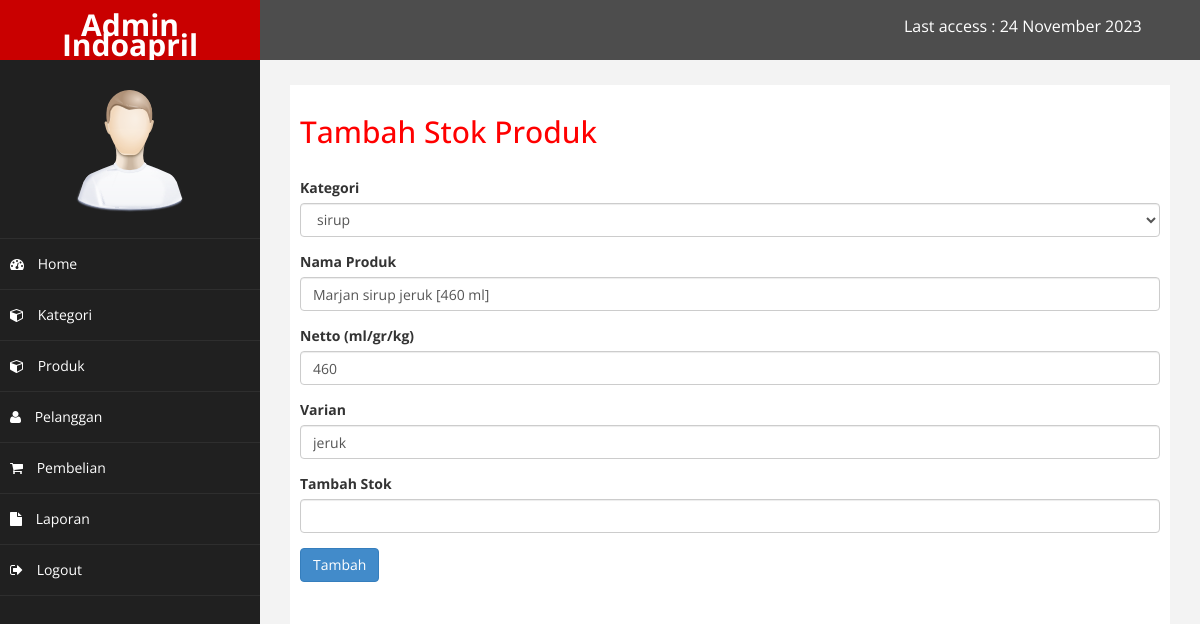
Page /admin/index.php?halaman=tambah_stok&id=10 (signed in) on the committed database.
### tables this page shows
CREATE TABLE IF NOT EXISTS `produk` (
  `id_produk` int(11) NOT NULL AUTO_INCREMENT,
  `nama_produk` varchar(100) DEFAULT NULL,
  `harga_produk` int(11) DEFAULT NULL,
  `netto_produk` int(11) DEFAULT NULL,
  `varian` varchar(50) DEFAULT NULL,
  `expired` date DEFAULT NULL,
  `stok` int(11) DEFAULT NULL,
  `foto_produk` varchar(50) DEFAULT NULL,
  `deskripsi_produk` text,
  `id_kategori` int(11) DEFAULT NULL,
  PRIMARY KEY (`id_produk`),
  KEY `id_kategori` (`id_kategori`),
  CONSTRAINT `FK1_kategori` FOREIGN KEY (`id_kategori`) REFERENCES `kategori` (`id_kategori`)
);

CREATE TABLE IF NOT EXISTS `kategori` (
  `id_kategori` int(11) NOT NULL AUTO_INCREMENT,
  `nama_kategori` varchar(50) DEFAULT NULL,
  PRIMARY KEY (`id_kategori`)
);

### admin/tambah_stok.php (the view, shortened to what this page needs)
<h2>Tambah Stok Produk</h2>
<?php
$ambil = $koneksi->query("SELECT * FROM produk where id_produk='$_GET[id]'");
$pecah = $ambil->fetch_assoc();
 ?>
<br>
 <form method="POST" enctype="multipart/form-data">
	<div class="form-group">
		<label>Kategori</label>
		<select class="form-control" name="kategori">
			<?php
				$kategori = mysqli_query($koneksi, "SELECT * FROM kategori order by id_kategori desc");
				while ($r = mysqli_fetch_array($kategori)) { ?>
					<option value="<?php echo $r['id_kategori'] ?>" <?php echo ($r['id_kategori'] == $pecah['id_kategori'])? 'selected':''; ?>><?php echo $r['nama_kategori'] ?></option>
			<?php } ?>
		</select>
	</div>
	<div class="form-group">
		<label>Nama Produk</label>
		<input type="text" class="form-control" name="nama" value="<?php echo $pecah['nama_produk']; ?>">
	</div>
	<div class="form-group">
		<label>Netto (ml/gr/kg)</label>
		<input type="number" class="form-control" name="netto" value="<?php echo $pecah['netto_produk']; ?>">
	</div>
	<div class="form-group">
		<label>Varian</label>
		<input type="text" class="form-control" name="varian" value="<?php echo $pecah['varian']; ?>">
	</div>
	<div class="form-group">
		<label>Tambah Stok</label>
		<input type="number" class="form-control" name="stok">
	</div>
	<button class="btn btn-primary" name="tambah">Tambah</button>
</form>

### admin/assets/css/custom.css (style rules this page uses)
body { font-family: 'Open Sans', sans-serif; }
h2 { color: #f00; }

### rows in the picture
produk: kategori "sirup", nama "Marjan sirup jeruk [460 ml]", netto "460", varian "jeruk"
